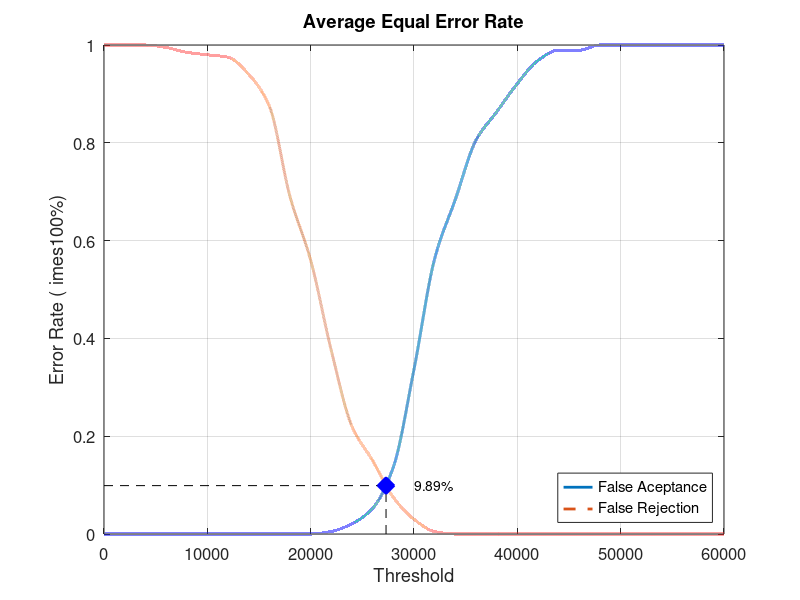
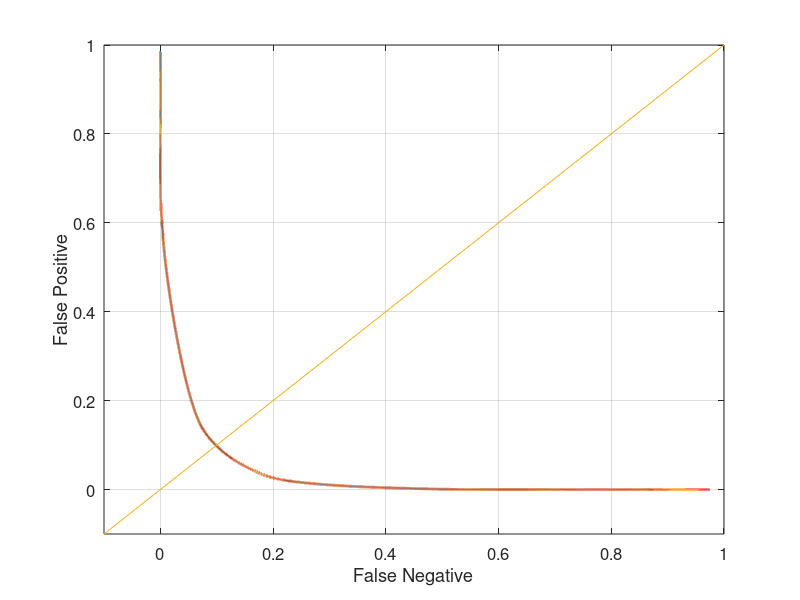

These figures' MATLAB source, in order:
close all;
clear;
clc;
x = 0:2000:60000;
xq = 0:0.5:60000;

y0 = [0 0 0 0 0 0 0 0 0 0 0 0.00526316 0.0210526 0.0526316 0.136842 0.336842 0.563158 0.684211 0.805263 0.863158 0.921053 0.968421 0.989474 0.989474 1 1 1 1 1 1 1]
yy0 = interp1(x, y0, xq, 'pchip');
y1 = [1 1 1 0.995 0.985 0.98 0.975 0.94 0.875 0.69 0.56 0.375 0.22 0.15 0.075 0.03 0.005 0 0 0 0 0 0 0 0 0 0 0 0 0 0]
yy1 = interp1(x, y1, xq, 'pchip');

% Calculating EER: 
y2 = abs(y0 - y1);
find(y2 == min(y2))
yy2 = abs(yy0 - yy1);
xEER = find(yy2 == min(yy2));
xEERIndex = xq(xEER) % X-axis EER
yEER = yy0(xEER) % Y-axis EER

main = figure
plot(xq, yy0,'-','LineWidth', 2);	hold on
plot(xq, yy1,'--','LineWidth', 2);	hold on
plot([xEERIndex xEERIndex], [0 yEER], 'k--');	hold on
plot([0 xEERIndex], [yEER yEER], 'k--');	hold on
plot(xEERIndex, yEER, 'bx', 'LineWidth', 10);	hold on
text(xEERIndex + 10 * xEERIndex / 100, yEER, [num2str(round((10000 * yEER)) / 100) '%'])
legend('False Aceptance', 'False Rejection', 'Location', 'SouthEast')
xlabel('Threshold')
ylabel('Error Rate (	imes100%)')
title('Average Equal Error Rate')
set(gca, 'FontSize', 12)
axis([0 60000 0 1])
grid on

print(main, 'Database3_3Main', '-dpng');
FNRxFPR = figure('Color', [1 1 1]);
plot(yy1, yy0, '-', yy1, yy0, 'LineWidth', 2);
hold on
y = -0.1:0.1:1
plot(y, y); 
set(gca, 'FontSize', 12)
xlabel('False Negative')
ylabel('False Positive')
axis([-0.1 1 -0.1 1])
set(gca, 'FontSize', 12)
grid on

print(FNRxFPR, 'Database3_3FNRxFPR','-dpng');
